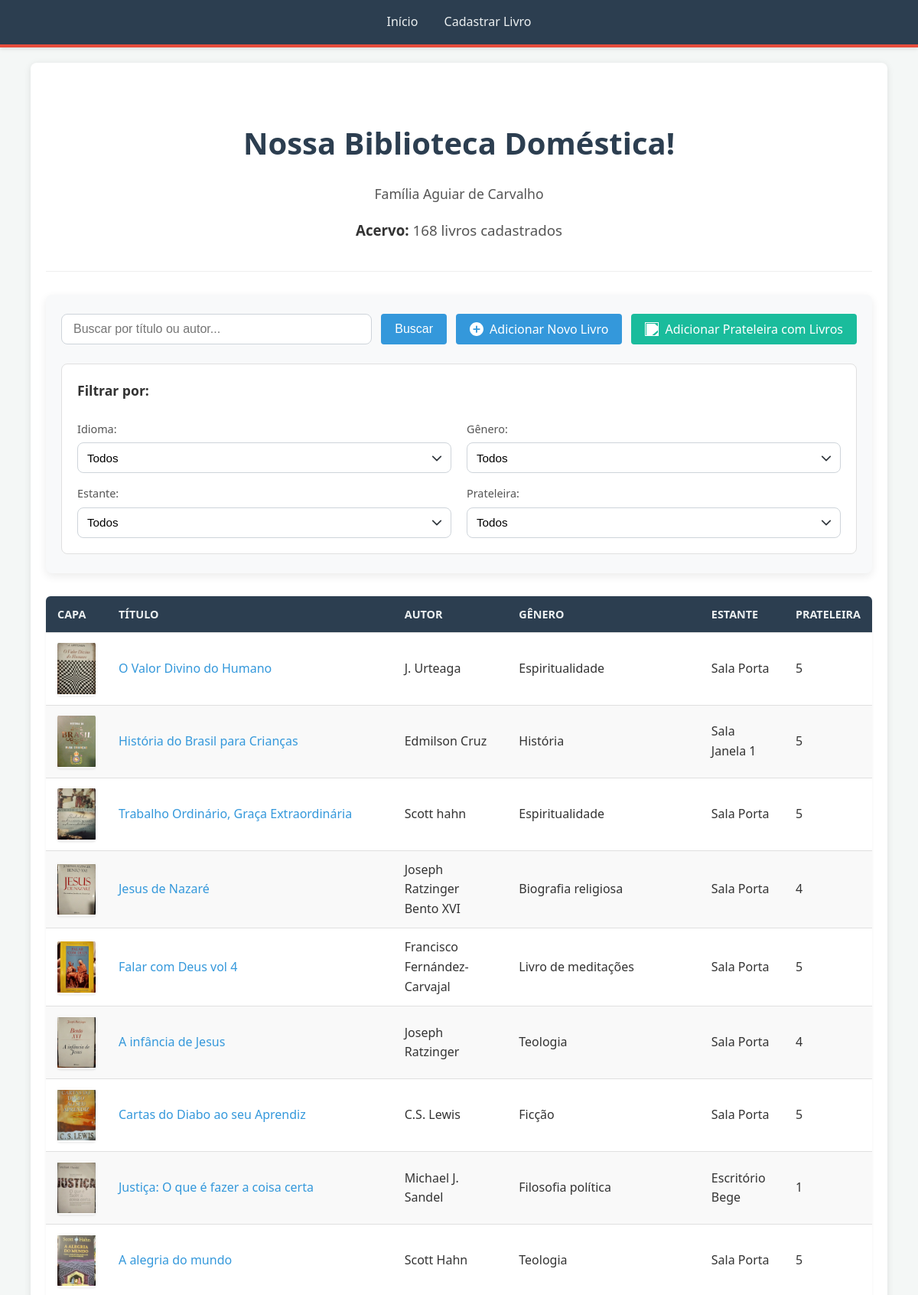
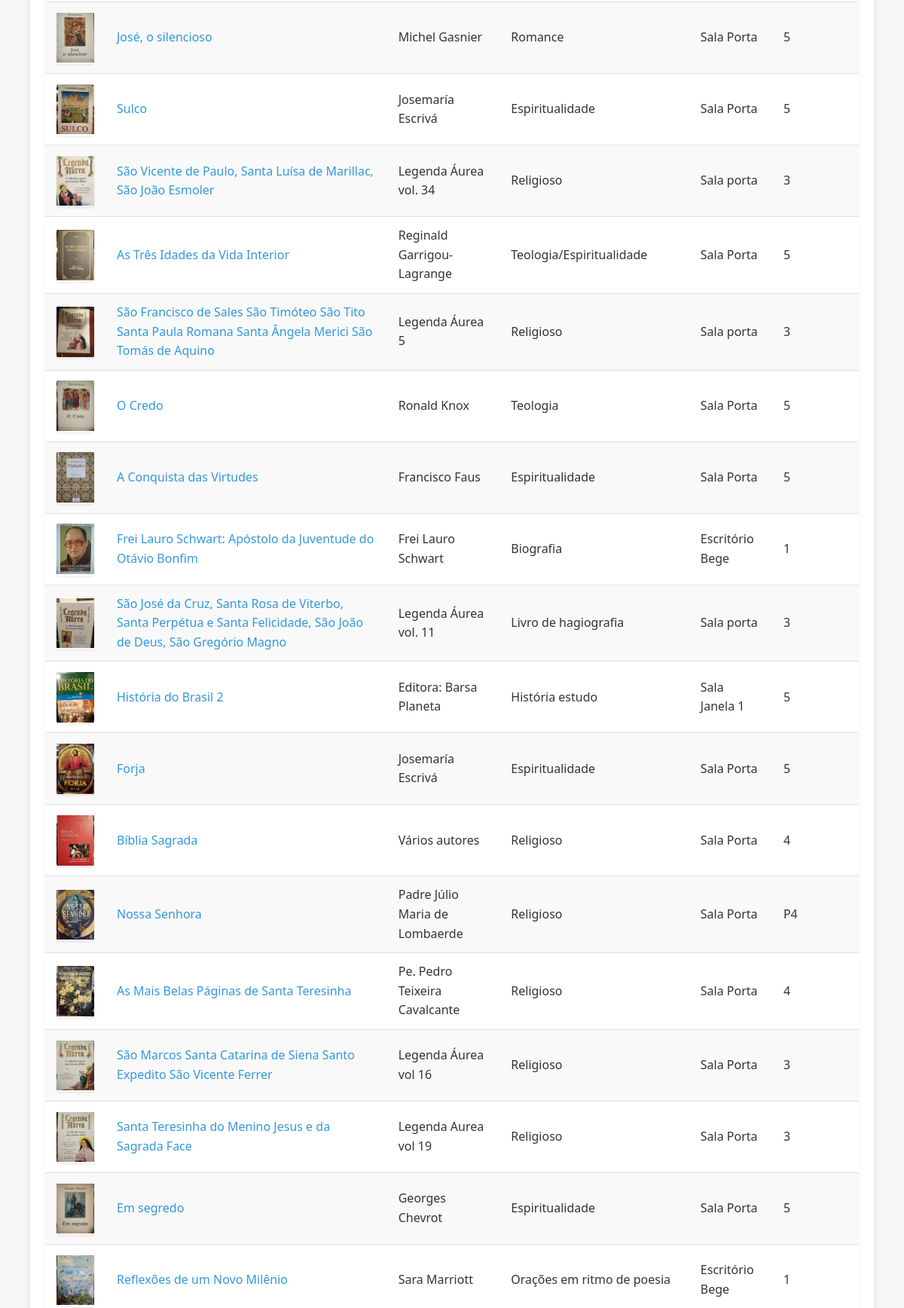
The page / (upper part) on the database its author committed (2 pictures, top to bottom).
### app.py (models this page shows, shortened)
class Book(db.Model):
    __tablename__ = 'books'
    id = db.Column(db.String(36), primary_key=True, default=lambda: str(uuid.uuid4()))
    title = db.Column(db.String(255), nullable=False)
    author = db.Column(db.String(255), nullable=False)
    genre = db.Column(db.String(100))
    language = db.Column(db.String(50))
    shelf = db.Column(db.String(100))
    bookshelf = db.Column(db.String(100))
    review = db.Column(db.Text)
    cover_path = db.Column(db.String(255))  # Caminho relativo da capa (ex: 'uploads/nome_arquivo.jpg')

### app.py (the view, shortened to what this page needs)
@app.route('/')
def index():
    query_term = request.args.get('query', '')
    selected_language = request.args.get('language_filter', '')
    selected_genre = request.args.get('genre_filter', '')
    selected_bookshelf = request.args.get('bookshelf_filter', '')
    selected_shelf = request.args.get('shelf_filter', '')
    all_languages = [
        lang[0] for lang in db.session.query(distinct(Book.language))
        .filter(Book.language.isnot(None), Book.language != '')
        .order_by(Book.language).all()
    ]
    all_genres = [
        genre[0] for genre in db.session.query(distinct(Book.genre))
        .filter(Book.genre.isnot(None), Book.genre != '')
        .order_by(Book.genre).all()
    ]
    all_bookshelves = [
        bs[0] for bs in db.session.query(distinct(Book.bookshelf))
        .filter(Book.bookshelf.isnot(None), Book.bookshelf != '')
        .order_by(Book.bookshelf).all()
    ]
    all_shelves = [
        sh[0] for sh in db.session.query(distinct(Book.shelf))
        .filter(Book.shelf.isnot(None), Book.shelf != '')
        .order_by(Book.shelf).all()
    ]
    query_obj = Book.query
    filter_conditions = []
    if selected_language:
        filter_conditions.append(Book.language == selected_language)
    if selected_genre:
        filter_conditions.append(Book.genre == selected_genre)
    if selected_bookshelf:
        filter_conditions.append(Book.bookshelf == selected_bookshelf)
    if selected_shelf:
        filter_conditions.append(Book.shelf == selected_shelf)
    if filter_conditions:
        query_obj = query_obj.filter(and_(*filter_conditions))
    count_matching_books = query_obj.count()
    books_for_display = query_obj.order_by(Book.id.desc()).limit(50).all()
    total_books_registered = Book.query.count()
    return render_template('index.html',
                           books=books_for_display,
                           query=query_term,
                           all_languages=all_languages,
                           selected_language=selected_language,
                           all_genres=all_genres,
                           selected_genre=selected_genre,
                           all_bookshelves=all_bookshelves,
                           selected_bookshelf=selected_bookshelf,
                           all_shelves=all_shelves,
                           selected_shelf=selected_shelf,
                           total_books_registered=total_books_registered,  # Contagem total de todos os livros
                           count_matching_books=count_matching_books)  # Contagem de livros que atendem aos filtros

### templates/index.html (shortened to what this page needs)
{% extends "base.html" %}
{% block content %}
    <section class="hero">
        <h1>Nossa Biblioteca Doméstica!</h1>
        <p>Família Aguiar de Carvalho</p>
         <h3>Acervo:
            {% if total_books_registered is defined %}
                <span class="book-count-total" style="font-size: 1em; color: var(--text-color-medium); font-weight: normal;">
                    {{ total_books_registered }}
                    {% if total_books_registered == 1 %}livro cadastrado{% else %}livros cadastrados{% endif %}
                </span>
            {% endif %}
        </h3>
    </section>
    <section class="search-section">
        <form action="{{ url_for('index') }}" method="GET" class="search-and-filter-form">
            <div class="search-bar-container">
                <input type="text" name="query" class="search-input" placeholder="Buscar por título ou autor..." value="{{ query or '' }}">
                <button type="submit" class="btn btn-primary search-button">Buscar</button>
                <a href="{{ url_for('register_book') }}" class="btn btn-primary add-book-button">
                    <img src="{{ url_for('static', filename='icons/plus.svg') }}" alt="" class="icon"> Adicionar Novo Livro
                </a>
                <a href="{{ url_for('add_shelf_with_books') }}" class="btn btn-info add-shelf-button">
                    <img src="{{ url_for('static', filename='icons/bookshelf.svg') }}" alt="" class="icon"> Adicionar Prateleira com Livros
                </a>
            </div>
            <div class="filter-container">
                <h4>Filtrar por:</h4>
                <div class="filter-row">
                    <div class="filter-group">
                        <label for="language_filter">Idioma:</label>
                        <select name="language_filter" id="language_filter" class="filter-select">
                            <option value="">Todos</option>
                        </select>
                    </div>
                    <div class="filter-group">
                        <label for="genre_filter">Gênero:</label>
                        <select name="genre_filter" id="genre_filter" class="filter-select">
                            <option value="">Todos</option>
                        </select>
                    </div>
                </div>
                <div class="filter-row">
                    <div class="filter-group">
                        <label for="bookshelf_filter">Estante:</label>
                        <select name="bookshelf_filter" id="bookshelf_filter" class="filter-select">
                            <option value="">Todos</option>
                        </select>
                    </div>
                    <div class="filter-group">
                        <label for="shelf_filter">Prateleira:</label>
                        <select name="shelf_filter" id="shelf_filter" class="filter-select">
                            <option value="">Todos</option>
                        </select>
                    </div>
                </div>
            </div>
        </form>
    </section>
    <section class="book-collection">
        <div class="table-responsive">
            <table class="book-table">
                <thead>
                    <tr>
                        <th>Capa</th>
                        <th>Título</th>
                        <th>Autor</th>
                        <th>Gênero</th>
                        <th>Estante</th>
                        <th>Prateleira</th>
                    </tr>
                </thead>
                <tbody>
                    {% for book_item in books %}
                    <tr>
                        <td data-label="Capa">
                            {% if book_item.cover_path %}
                                <img src="{{ url_for('static', filename=book_item.cover_path) }}" alt="Capa de {{ book_item.title }}" class="book-cover-thumbnail">
                            {% else %}
                                <img src="{{ url_for('static', filename='uploads/default_cover.png') }}" alt="Capa Padrão" class="book-cover-thumbnail default-thumbnail">
                            {% endif %}
                        </td>
                        <td data-label="Título">
                            <a href="{{ url_for('book_detail_route', book_id=book_item.id) }}">{{ book_item.title }}</a>
                        </td>
                        <td data-label="Autor">{{ book_item.author }}</td>
                        <td data-label="Gênero">{{ book_item.genre or 'N/A' }}</td>
                        <td data-label="Estante">{{ book_item.bookshelf or 'N/A' }}</td>
                        <td data-label="Prateleira">{{ book_item.shelf or 'N/A' }}</td>
                    </tr>
                    {% endfor %}
                </tbody>
            </table>
        </div>
    </section>
{% endblock %}

### static/css/style.css (style rules this page uses)
:root { --primary-color: #3498db; --primary-dark-color: #2980b9; --secondary-color: #95a5a6; --secondary-dark-color: #7f8c8d; --info-color: #1abc9c; --info-dark-color: #16a085; --danger-color: #e74c3c; --danger-dark-color: #c0392b; --header-bg-color: #2c3e50; --header-text-color: #ecf0f1; --body-bg-color: #f4f7f6; --container-bg-color: #fff; --text-color-dark: #333; --text-color-medium: #555; --text-color-light: #555; --border-color-light: #eee; --border-color-medium: #e0e0e0; --box-shadow-light: 0 1px 4px rgba(0,0,0,0.05); --box-shadow-medium: 0 2px 10px rgba(0,0,0,0.1); --font-family: 'Segoe UI', Tahoma, Geneva, Verdana, sans-serif; --border-radius: 8px; }
body, html { margin: 0; padding: 0; font-family: var(--font-family); background-color: var(--body-bg-color); color: var(--text-color-dark); line-height: 1.6; min-height: 100vh; display: flex; flex-direction: column; }
.hero { text-align: center; padding: 20px 0; margin-bottom: 30px; border-bottom: 1px solid var(--border-color-light); }
.hero h1 { color: var(--header-bg-color); margin-bottom: 0.5em; font-size: 2.5em; }
.hero p { font-size: 1.1em; color: var(--text-color-medium); }
.table-responsive { overflow-x: auto; border-radius: 6px; box-shadow: var(--box-shadow-light); background-color: var(--container-bg-color); }
.book-table { width: 100%; border-collapse: collapse; min-width: 650px; }
.book-table th, .book-table td { text-align: left; padding: 12px 15px; border-bottom: 1px solid var(--border-color-medium); vertical-align: middle; }
.book-table th { background-color: var(--header-bg-color); color: var(--header-text-color); font-weight: 600; text-transform: uppercase; font-size: 0.9em; }
.book-table tbody tr:nth-child(even) { background-color: #f9f9f9; }
.book-table td a { color: var(--primary-color); text-decoration: none; }
.book-cover-thumbnail { width: 50px; height: 70px; object-fit: contain; border-radius: 4px; box-shadow: 0 1px 3px rgba(0,0,0,0.1); vertical-align: middle; display: block; margin: 0 auto; }
.btn { padding: 10px 18px; border: none; border-radius: 4px; cursor: pointer; font-size: 1em; text-decoration: none; display: inline-flex; align-items: center; justify-content: center; gap: 8px; transition: background-color 0.2s ease, box-shadow 0.2s ease, transform 0.2s ease; min-height: 40px; box-sizing: border-box; white-space: nowrap; }
.btn .icon { width: 18px; height: 18px; filter: brightness(0) invert(1); }
.btn-primary { background-color: var(--primary-color); color: white; }
.btn-info { background-color: var(--info-color); color: white; }
.search-section { background-color: #f8f9fa; padding: 25px 20px; border-radius: var(--border-radius); box-shadow: 0 4px 12px rgba(0,0,0,0.08); margin-bottom: 30px; }
.search-and-filter-form { display: flex; flex-direction: column; gap: 25px; }
.search-bar-container { display: flex; gap: 12px; align-items: center; }
.search-input { flex-grow: 1; padding: 10px 15px; border: 1px solid #ced4da; border-radius: var(--border-radius); font-size: 1rem; height: 40px; box-sizing: border-box; }
.search-bar-container .btn { height: 40px; padding-top: 0; padding-bottom: 0; }
.filter-container { background-color: #ffffff; padding: 20px; border-radius: var(--border-radius); border: 1px solid var(--border-color-medium); display: flex; flex-direction: column; gap: 15px; }
.filter-container h4 { margin-top: 0; margin-bottom: 10px; color: var(--text-color-dark); font-size: 1.1em; font-weight: 600; }
.filter-row { display: flex; gap: 20px; flex-wrap: wrap; }
.filter-group { display: flex; flex-direction: column; gap: 6px; flex: 1; min-width: 200px; }
.filter-group label { font-weight: 500; font-size: 0.9em; color: var(--text-color-light); }
.filter-select { padding: 8px 12px; border: 1px solid #ced4da; border-radius: var(--border-radius); background-color: white; font-size: 0.95em; width: 100%; box-sizing: border-box; height: 40px; appearance: none; background-repeat: no-repeat; background-position: right 0.7rem center; background-size: 0.9em; padding-right: 2.5rem; }

### rows shown on the page
Book: cover_path (picture), title "O Valor Divino do Humano", author "J. Urteaga", genre "Espiritualidade", bookshelf "Sala Porta", shelf "5"
Book: cover_path (picture), title "História do Brasil para Crianças", author "Edmilson Cruz", genre "História", bookshelf "Sala Janela 1", shelf "5"
Book: cover_path (picture), title "Trabalho Ordinário, Graça Extraordinária", author "Scott hahn", genre "Espiritualidade", bookshelf "Sala Porta", shelf "5"
Book: cover_path (picture), title "Jesus de Nazaré", author "Joseph Ratzinger Bento XVI", genre "Biografia religiosa", bookshelf "Sala Porta", shelf "4"
Book: cover_path (picture), title "Falar com Deus vol 4", author "Francisco Fernández-Carvajal", genre "Livro de meditações", bookshelf "Sala Porta", shelf "5"
Book: cover_path (picture), title "A infância de Jesus", author "Joseph Ratzinger", genre "Teologia", bookshelf "Sala Porta", shelf "4"
Book: cover_path (picture), title "Cartas do Diabo ao seu Aprendiz", author "C.S. Lewis", genre "Ficção", bookshelf "Sala Porta", shelf "5"
Book: cover_path (picture), title "Justiça: O que é fazer a coisa certa", author "Michael J. Sandel", genre "Filosofia política", bookshelf "Escritório Bege", shelf "1"
Book: cover_path (picture), title "A alegria do mundo", author "Scott Hahn", genre "Teologia", bookshelf "Sala Porta", shelf "5"
Book: cover_path (picture), title "José, o silencioso", author "Michel Gasnier", genre "Romance", bookshelf "Sala Porta", shelf "5"
Book: cover_path (picture), title "Sulco", author "Josemaría Escrivá", genre "Espiritualidade", bookshelf "Sala Porta", shelf "5"
Book: cover_path (picture), title "São Vicente de Paulo, Santa Luísa de Marillac, São João Esmoler", author "Legenda Áurea vol. 34", genre "Religioso", bookshelf "Sala porta", shelf "3"
Book: cover_path (picture), title "As Três Idades da Vida Interior", author "Reginald Garrigou-Lagrange", genre "Teologia/Espiritualidade", bookshelf "Sala Porta", shelf "5"
Book: cover_path (picture), title "São Francisco de Sales São Timóteo São Tito Santa Paula Romana Santa Ângela Merici São Tomás de Aquino", author "Legenda Áurea 5", genre "Religioso", bookshelf "Sala porta", shelf "3"
Book: cover_path (picture), title "O Credo", author "Ronald Knox", genre "Teologia", bookshelf "Sala Porta", shelf "5"
Book: cover_path (picture), title "A Conquista das Virtudes", author "Francisco Faus", genre "Espiritualidade", bookshelf "Sala Porta", shelf "5"
Book: cover_path (picture), title "Frei Lauro Schwart: Apóstolo da Juventude do Otávio Bonfim", author "Frei Lauro Schwart", genre "Biografia", bookshelf "Escritório Bege", shelf "1"
Book: cover_path (picture), title "São José da Cruz, Santa Rosa de Viterbo, Santa Perpétua e Santa Felicidade, São João de Deus, São Gregório Magno", author "Legenda Áurea vol. 11", genre "Livro de hagiografia", bookshelf "Sala porta", shelf "3"
Book: cover_path (picture), title "História do Brasil 2", author "Editora: Barsa Planeta", genre "História estudo", bookshelf "Sala Janela 1", shelf "5"
Book: cover_path (picture), title "Forja", author "Josemaría Escrivá", genre "Espiritualidade", bookshelf "Sala Porta", shelf "5"
Book: cover_path (picture), title "Bíblia Sagrada", author "Vários autores", genre "Religioso", bookshelf "Sala Porta", shelf "4"
Book: cover_path (picture), title "Nossa Senhora", author "Padre Júlio Maria de Lombaerde", genre "Religioso", bookshelf "Sala Porta", shelf "P4"
Book: cover_path (picture), title "As Mais Belas Páginas de Santa Teresinha", author "Pe. Pedro Teixeira Cavalcante", genre "Religioso", bookshelf "Sala Porta", shelf "4"
Book: cover_path (picture), title "São Marcos Santa Catarina de Siena Santo Expedito São Vicente Ferrer", author "Legenda Áurea vol 16", genre "Religioso", bookshelf "Sala Porta", shelf "3"
Book: cover_path (picture), title "Santa Teresinha do Menino Jesus e da Sagrada Face", author "Legenda Aurea vol 19", genre "Religioso", bookshelf "Sala Porta", shelf "3"
Book: cover_path (picture), title "Em segredo", author "Georges Chevrot", genre "Espiritualidade", bookshelf "Sala Porta", shelf "5"
Book: cover_path (picture), title "Reflexões de um Novo Milênio", author "Sara Marriott", genre "Orações em ritmo de poesia", bookshelf "Escritório Bege", shelf "1"

### other values the page prints
{{ total_books_registered }} "168"
